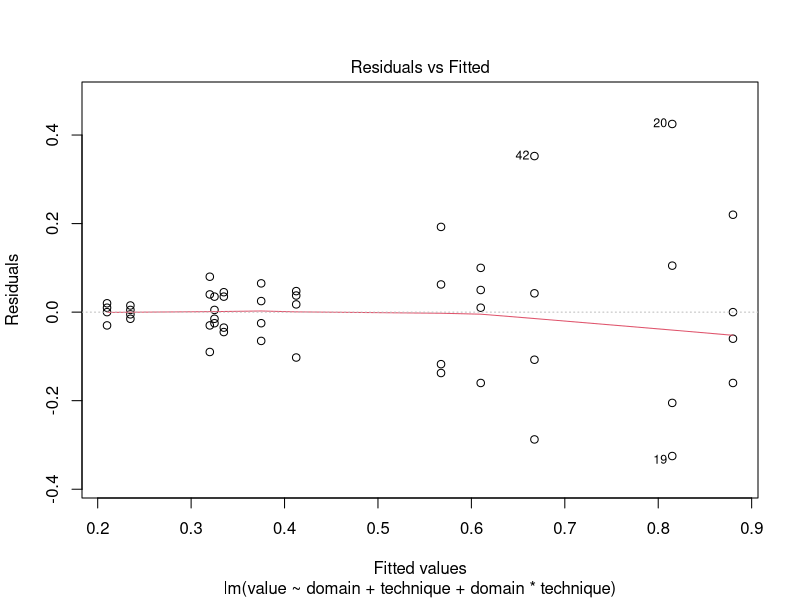
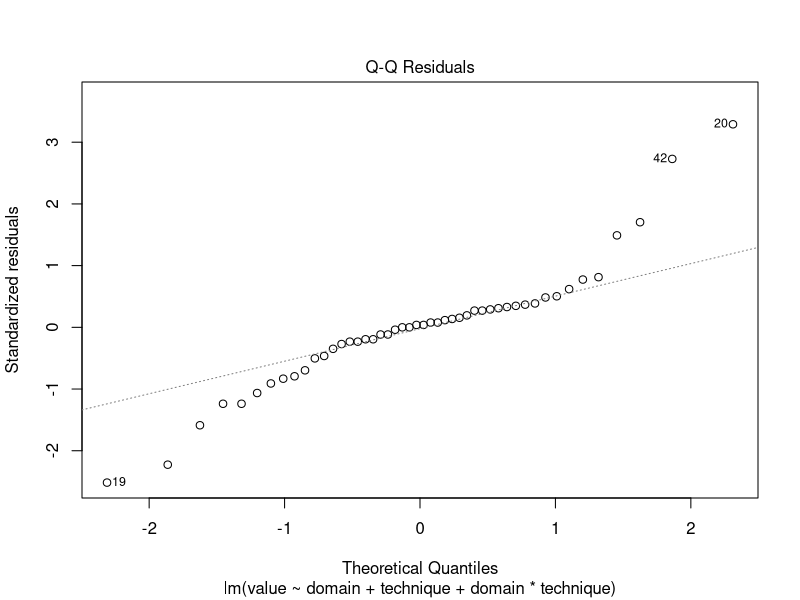
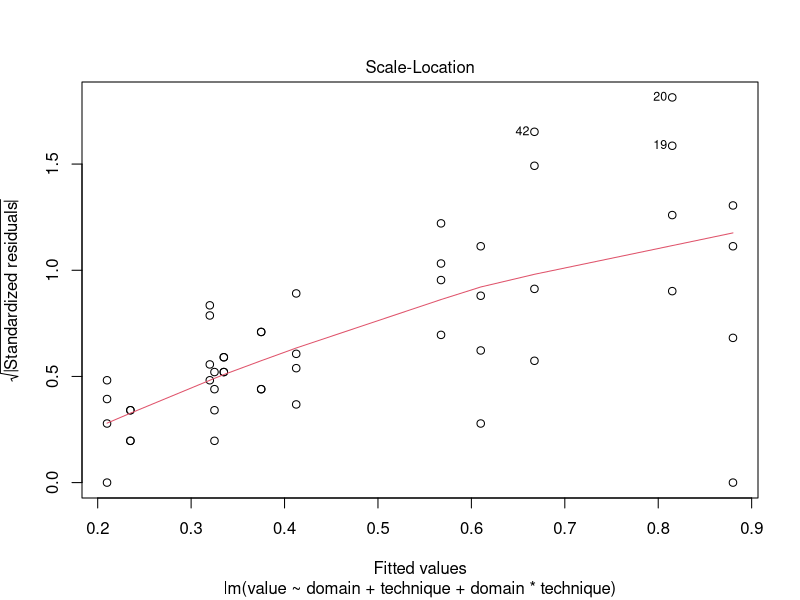

These figures' R source, in order:
####################
#### CHAPTER 10 ####
####################

##########
## 10.2 ##
##########

(factorial <- data.frame(technique = rep(c("R", "S", "T", "U"), each = 12),
                        domain = rep(c("I", "II", "III"), each = 4, times = 4),
                        value = c(0.31, 0.45, 0.46, 0.43,   0.36, 0.29, 0.40, 0.23,   0.22, 0.21, 0.18, 0.23,
                                  0.82, 1.10, 0.88, 0.72,   0.92, 0.61, 0.49, 1.24,   0.30, 0.37, 0.38, 0.29,
                                  0.43, 0.45, 0.63, 0.76,   0.44, 0.35, 0.31, 0.40,   0.23, 0.25, 0.24, 0.22,
                                  0.45, 0.71, 0.66, 0.62,   0.56, 1.02, 0.71, 0.38,   0.30, 0.36, 0.31, 0.33)))

#############################################
# 10.2.1 Identifying the Mathematical Model #
#############################################

model1 <- lm(value ~ domain + technique + domain*technique, data = factorial)
summary(model1)

## How to interpret model summary output:
## The estimate for the first row in the model summary output is the estimated
# value of domain I, technique R. Notice it is the same value (except with more
# significant figures) as the value in the first row, first column of table 10.2
# in the book. Each subsequent row in this summary table is in reference to
# the baseline or 'Intercept' -- which is technique R, domain I. The second row,
# domainII, is the effect of using domain II on technique R. In this case, the estimate
# for domain II for technique R is 0.09250 LESS (because negative) than the estimated
# value for domain I, technique R. To get the actual estimate for domain II,
# technique R, add the second model coefficient to the first:
coefficients(model1)[1] + coefficients(model1)[2]

# To get the estimated value for domian III, technique R, add the third model
# coefficient to the baseline:
coefficients(model1)[1] + coefficients(model1)[3]

# The fourth row in the model summary output is 'techniqueS', which is the
# effect of technique S on domain I (remember domain I is part of the
# baseline condition):
coefficients(model1)[1] + coefficients(model1)[4]

# Domain I, technique T:
coefficients(model1)[1] + coefficients(model1)[5]

# Domain I, technique U:
coefficients(model1)[1] + coefficients(model1)[6]

# In order to change both the domain AND the technique from the baseline,
# we have to start adding multiple lines to the baseline. To calculate the
# estimated value for domain II, technique S, we add coefficient 4 to change
# technique R to technique S and then we add the 7th line, which is the alteration
# to change domain I to domain II for technique S:
coefficients(model1)[1] + coefficients(model1)[4] + coefficients(model1)[7]

# Domain III, technique S:
coefficients(model1)[1] + coefficients(model1)[4] + coefficients(model1)[8]

# Domain II, technique T:
coefficients(model1)[1] + coefficients(model1)[5] + coefficients(model1)[9]

# Domain III, technique T:
coefficients(model1)[1] + coefficients(model1)[5] + coefficients(model1)[10]

# Domain II, technique U:
coefficients(model1)[1] + coefficients(model1)[6] + coefficients(model1)[11]

# Domain III, technique U:
coefficients(model1)[1] + coefficients(model1)[6] + coefficients(model1)[12]



#############################################################
# 10.2.2 Calculating the Variation in the Response Variable #
#############################################################
anova(model1)

####################################################################################
# 10.2.3 Statistical Significance of the Variation Due to Factors and Interactions #
####################################################################################
anova(model1)

#################################################################
# 10.2.4 Recommendations on the Best Alternative of Each Factor #
#################################################################

## PLOTTING

# Values from table 10.2:
summary(model1)





#################################
# 10.2.5 Testing Model Validity #
#################################

## Figure 10.2
plot(model1, which = 1)

plot(model1, which = 2)

plot(model1, which = 3)



